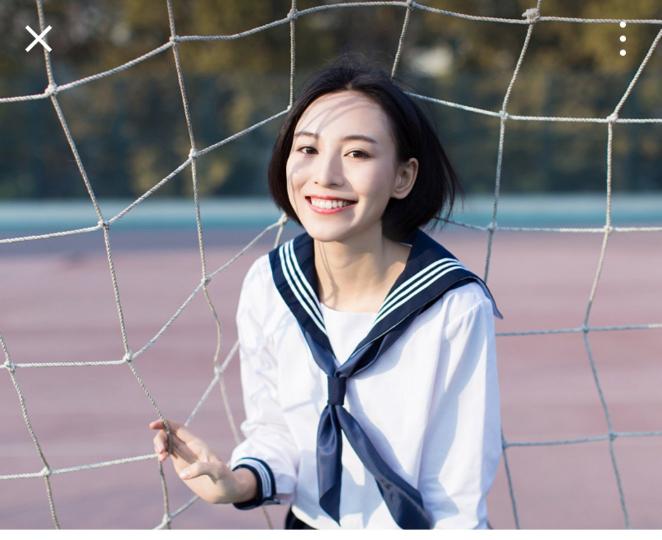
#> input picture basics/testPillow.jpg, 1323 x 1080 px (shown at 1/2 size)
$ python pil.py
#> lines starting #> are read from the running program, lines starting #| are printed output that depends on the picture
from PIL import Image, ImageFilter

# 打开一个jpg图像文件，注意是当前路径:
im = Image.open('testPillow.jpg')
#> im is the input picture: PIL image 1323x1080 RGB; mean R, G, B 137.7, 133.5, 139.1
w, h = im.size
#> w = 1323; h = 1080
# 将原图片缩放50%
im.thumbnail((w//2, h//2))
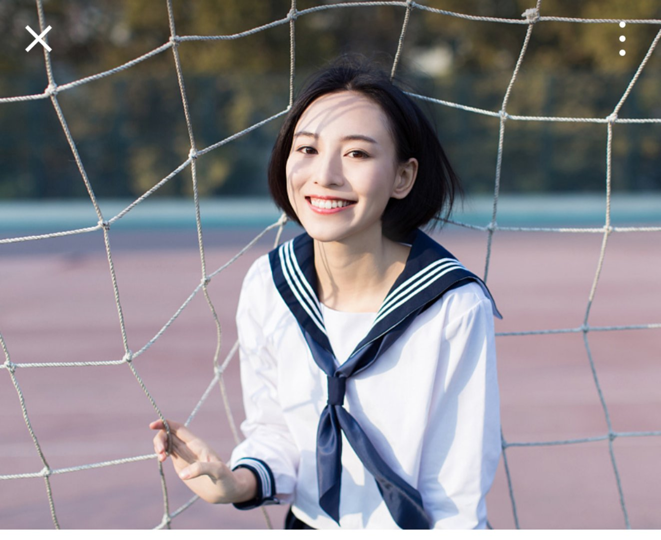
#> im: PIL image 661x540 RGB; mean R, G, B 137.7, 133.5, 139.1
# 应用模糊滤镜:
im2 = im.filter(ImageFilter.BLUR)
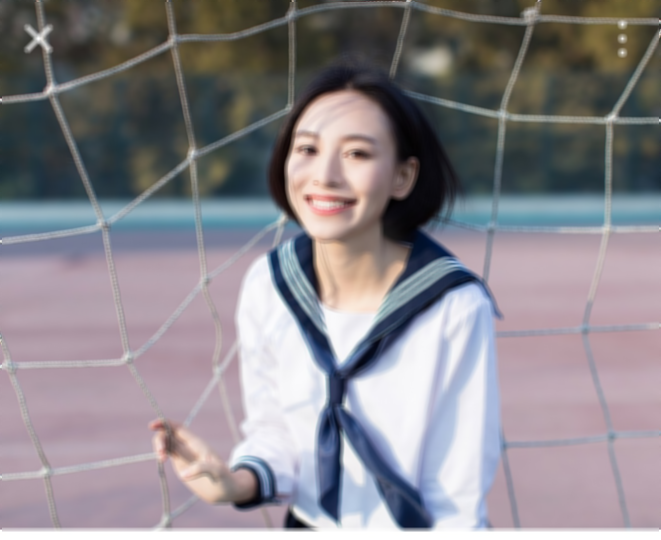
#> im2: PIL image 661x540 RGB; mean R, G, B 137.7, 133.5, 139.1
im2.save('blur.jpg', 'jpeg')
